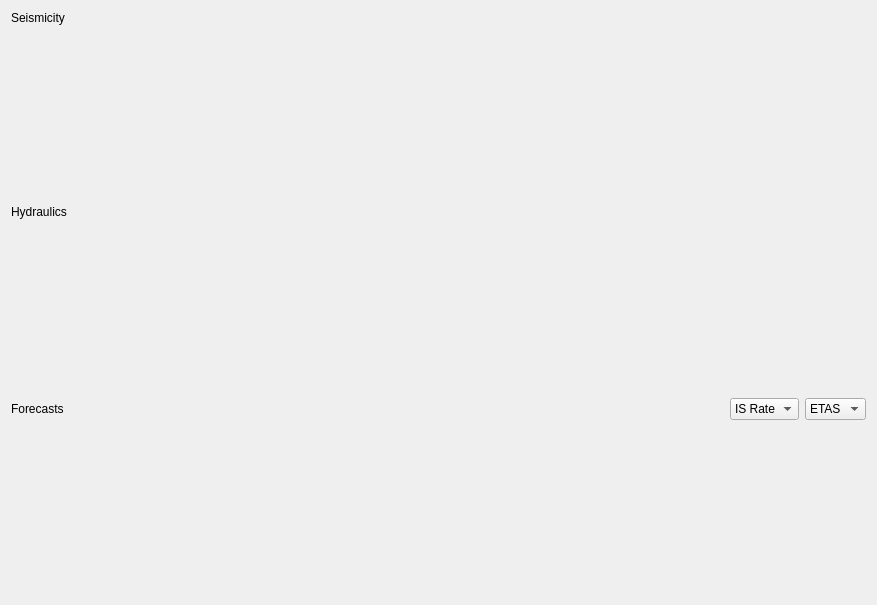
<?xml version="1.0" encoding="UTF-8"?>
<ui version="4.0">
 <class>Timeline</class>
 <widget class="QDialog" name="Timeline">
  <property name="geometry">
   <rect>
    <x>0</x>
    <y>0</y>
    <width>877</width>
    <height>605</height>
   </rect>
  </property>
  <property name="windowTitle">
   <string>Timeline</string>
  </property>
  <layout class="QVBoxLayout" name="verticalLayout_2">
   <item>
    <layout class="QVBoxLayout" name="verticalLayout">
     <item>
      <widget class="QLabel" name="seismicityTitleLabel">
       <property name="sizePolicy">
        <sizepolicy hsizetype="Preferred" vsizetype="Fixed">
         <horstretch>0</horstretch>
         <verstretch>0</verstretch>
        </sizepolicy>
       </property>
       <property name="text">
        <string>Seismicity</string>
       </property>
      </widget>
     </item>
     <item>
      <widget class="SeismicityPlotWidget" name="seismic_data_plot" native="true">
       <property name="sizePolicy">
        <sizepolicy hsizetype="Expanding" vsizetype="Preferred">
         <horstretch>0</horstretch>
         <verstretch>0</verstretch>
        </sizepolicy>
       </property>
      </widget>
     </item>
     <item>
      <widget class="QLabel" name="hydraulicsTitleLabel">
       <property name="sizePolicy">
        <sizepolicy hsizetype="Preferred" vsizetype="Fixed">
         <horstretch>0</horstretch>
         <verstretch>0</verstretch>
        </sizepolicy>
       </property>
       <property name="text">
        <string>Hydraulics</string>
       </property>
      </widget>
     </item>
     <item>
      <widget class="HydraulicsPlotWidget" name="hydraulic_data_plot" native="true">
       <property name="sizePolicy">
        <sizepolicy hsizetype="Expanding" vsizetype="Preferred">
         <horstretch>0</horstretch>
         <verstretch>0</verstretch>
        </sizepolicy>
       </property>
       <zorder>seismicityTitleLabel</zorder>
      </widget>
     </item>
     <item>
      <layout class="QHBoxLayout" name="horizontalLayout">
       <item>
        <widget class="QLabel" name="forecastsTitleLabel">
         <property name="text">
          <string>Forecasts</string>
         </property>
        </widget>
       </item>
       <item>
        <spacer name="horizontalSpacer">
         <property name="orientation">
          <enum>Qt::Horizontal</enum>
         </property>
         <property name="sizeHint" stdset="0">
          <size>
           <width>40</width>
           <height>20</height>
          </size>
         </property>
        </spacer>
       </item>
       <item>
        <widget class="QComboBox" name="measureComboBox">
         <item>
          <property name="text">
           <string>IS Rate</string>
          </property>
         </item>
        </widget>
       </item>
       <item>
        <widget class="QComboBox" name="isModelComboBox">
         <item>
          <property name="text">
           <string>ETAS</string>
          </property>
         </item>
        </widget>
       </item>
      </layout>
     </item>
     <item>
      <widget class="RateForecastPlotWidget" name="forecasts_data_plot" native="true">
       <property name="sizePolicy">
        <sizepolicy hsizetype="Expanding" vsizetype="Preferred">
         <horstretch>0</horstretch>
         <verstretch>0</verstretch>
        </sizepolicy>
       </property>
      </widget>
     </item>
    </layout>
   </item>
  </layout>
 </widget>
 <customwidgets>
  <customwidget>
   <class>SeismicityPlotWidget</class>
   <extends>QWidget</extends>
   <header>ui.views.plots</header>
   <container>1</container>
  </customwidget>
  <customwidget>
   <class>HydraulicsPlotWidget</class>
   <extends>QWidget</extends>
   <header>ui.views.plots</header>
   <container>1</container>
  </customwidget>
  <customwidget>
   <class>RateForecastPlotWidget</class>
   <extends>QWidget</extends>
   <header>ui.views.plots</header>
   <container>1</container>
  </customwidget>
 </customwidgets>
 <resources/>
 <connections/>
</ui>
